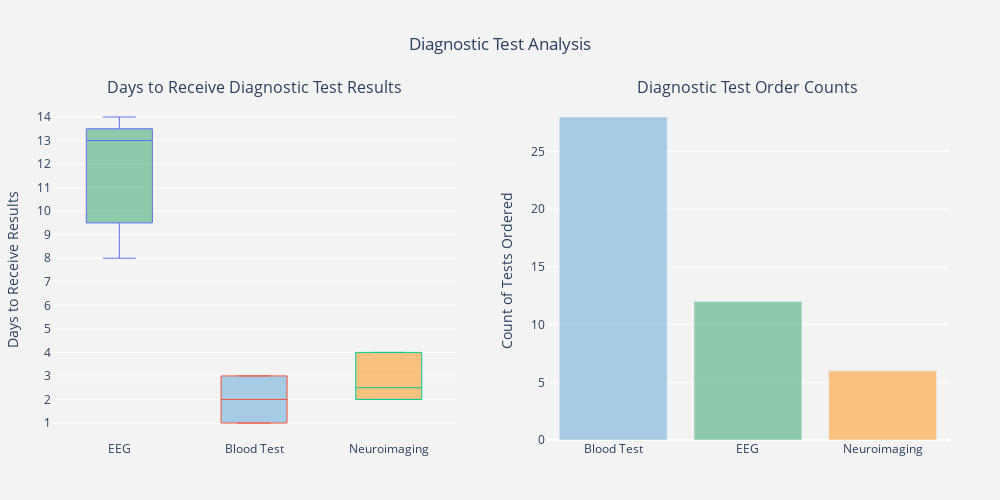

Notebook code cell kept with this figure:
### Markdown cell above
## 🔬 Diagnostic Tests & Outcomes

This section analyzes patterns in diagnostic test usage and turnaround times using two visualizations.

---

### 1. 📦 Box Plot: Days to Receive Diagnostic Test Results

- **What it shows**:  
  The distribution of **number of days** patients waited to receive results for each diagnostic test type.

- **Insight**:  
  Highlights variability in turnaround times across test types.

---

### 2. 📊 Bar Plot: Count of Diagnostic Tests Ordered

- **What it shows**:  
  The frequency of each diagnostic test type ordered

- **Insight**:  
  Reveals the most commonly ordered tests, helping stakeholders understand clinical demand and optimize test station capacity accordingly.

---

### Code cell
# Filter out rows with missing values for diagnostic tests
diagnostic_df = patients_df[['DiagnosticTests', 'TestResultDays']].dropna()

# Colors for each diagnostic test (customizable if you know exact test names)
color_map = {
    'Blood Test': 'rgba(93, 164, 214, 0.5)',
    'Neuroimaging': 'rgba(255, 144, 14, 0.5)',
    'EEG': 'rgba(44, 160, 101, 0.5)'
}

# Unique diagnostic tests
unique_tests = diagnostic_df['DiagnosticTests'].unique()

# Create subplot (1 row, 2 columns)
fig = make_subplots(
    rows=1, cols=2,
    subplot_titles=(
        "Days to Receive Diagnostic Test Results",
        "Diagnostic Test Order Counts"
    )
)

# === Plot 1: Box Plot (TestResultDays by Diagnostic Test) ===
for test in unique_tests:
    filtered = diagnostic_df[diagnostic_df['DiagnosticTests'] == test]
    fig.add_trace(go.Box(
        y=filtered['TestResultDays'],
        name=test,
        whiskerwidth=0.5,
        fillcolor=color_map.get(test, 'rgba(93, 164, 214, 0.5)'),  # fallback color
        line_width=1
    ), row=1, col=1)

# === Plot 2: Bar Plot (Test Type Counts) ===
test_counts = diagnostic_df['DiagnosticTests'].value_counts()
bar_colors = [color_map.get(test, 'rgba(93, 164, 214, 0.8)') for test in test_counts.index]

fig.add_trace(go.Bar(
    x=test_counts.index,
    y=test_counts.values,
    marker_color=bar_colors,
    name='Test Orders'
), row=1, col=2)

# === Update Layout ===
fig.update_layout(
    title=dict(text="Diagnostic Test Analysis", x=0.5),
    height=500, width=1000,
    paper_bgcolor='rgb(243, 243, 243)',
    plot_bgcolor='rgb(243, 243, 243)',
    margin=dict(l=50, r=50, t=100, b=60),
    showlegend=False
)

# Y-axis tweaks for box plot
fig.update_yaxes(
    title_text="Days to Receive Results", row=1, col=1,
    gridcolor='white', zerolinecolor='white', dtick=1
)

# Y-axis for bar plot
fig.update_yaxes(
    title_text="Count of Tests Ordered", row=1, col=2,
    gridcolor='white', zerolinecolor='white', dtick=5
)

# Show plot
fig.show()

### Figure 1 — Plotly figure (JSON) as saved in the notebook; plotly's stock layout.template omitted (floating-point values rounded to 4 significant figures)
{"data": [{"fillcolor": "rgba(44, 160, 101, 0.5)", "line": {"width": 1}, "name": "EEG", "type": "box", "whiskerwidth": 0.5, "xaxis": "x", "y": [11.0, 9.0, 9.0, 8.0, 14.0, 13.0, 14.0, 13.0, 13.0, 13.0, 10.0, 14.0], "yaxis": "y"}, {"fillcolor": "rgba(93, 164, 214, 0.5)", "line": {"width": 1}, "name": "Blood Test", "type": "box", "whiskerwidth": 0.5, "xaxis": "x", "y": [1.0, 2.0, 3.0, 3.0, 2.0, 2.0, 2.0, 2.0, 3.0, 1.0, 1.0, 3.0, 1.0, 3.0, 1.0, 3.0, 2.0, 3.0, 1.0, 1.0, 2.0, 3.0, 1.0, 1.0, 1.0, 1.0, 2.0, 2.0], "yaxis": "y"}, {"fillcolor": "rgba(255, 144, 14, 0.5)", "line": {"width": 1}, "name": "Neuroimaging", "type": "box", "whiskerwidth": 0.5, "xaxis": "x", "y": [4.0, 4.0, 2.0, 3.0, 2.0, 2.0], "yaxis": "y"}, {"marker": {"color": ["rgba(93, 164, 214, 0.5)", "rgba(44, 160, 101, 0.5)", "rgba(255, 144, 14, 0.5)"]}, "name": "Test Orders", "type": "bar", "x": ["Blood Test", "EEG", "Neuroimaging"], "xaxis": "x2", "y": [28, 12, 6], "yaxis": "y2"}], "layout": {"annotations": [{"font": {"size": 16}, "showarrow": false, "text": "Days to Receive Diagnostic Test Results", "x": 0.225, "xanchor": "center", "xref": "paper", "y": 1, "yanchor": "bottom", "yref": "paper"}, {"font": {"size": 16}, "showarrow": false, "text": "Diagnostic Test Order Counts", "x": 0.775, "xanchor": "center", "xref": "paper", "y": 1, "yanchor": "bottom", "yref": "paper"}], "height": 500, "margin": {"b": 60, "l": 50, "r": 50, "t": 100}, "paper_bgcolor": "rgb(243, 243, 243)", "plot_bgcolor": "rgb(243, 243, 243)", "showlegend": false, "title": {"text": "Diagnostic Test Analysis", "x": 0.5}, "width": 1000, "xaxis": {"anchor": "y", "domain": [0, 0.45]}, "xaxis2": {"anchor": "y2", "domain": [0.55, 1]}, "yaxis": {"anchor": "x", "domain": [0, 1], "dtick": 1, "gridcolor": "white", "title": {"text": "Days to Receive Results"}, "zerolinecolor": "white"}, "yaxis2": {"anchor": "x2", "domain": [0, 1], "dtick": 5, "gridcolor": "white", "title": {"text": "Count of Tests Ordered"}, "zerolinecolor": "white"}}}
